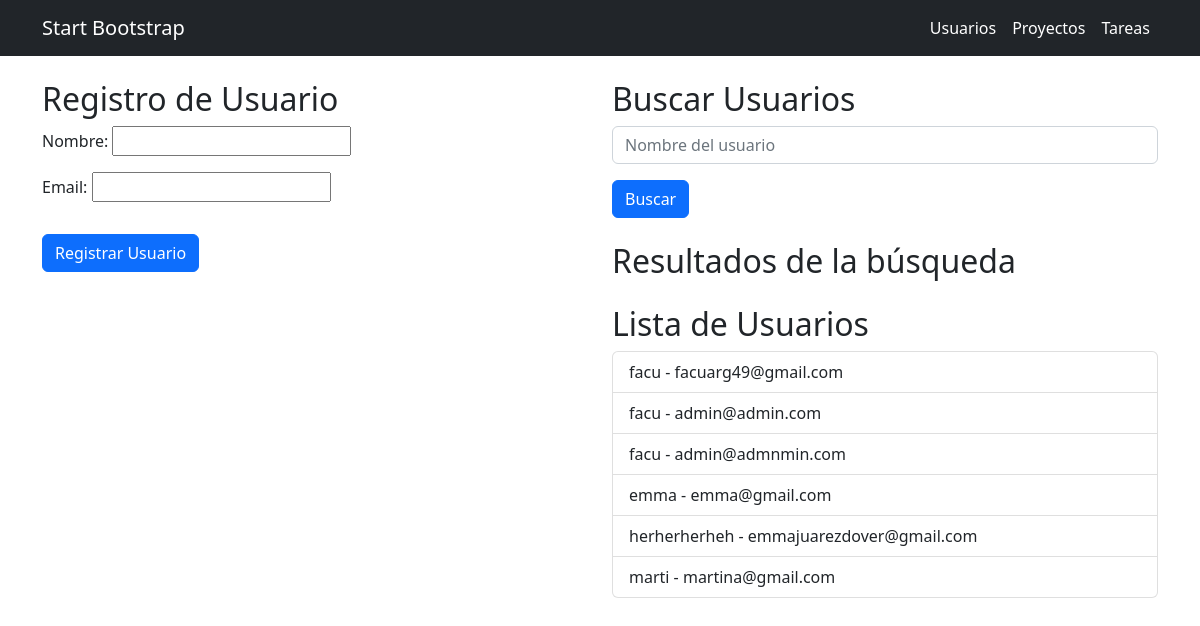
The page / on the database its author committed.
### aplicacion/models.py (models this page shows)
class Usuario(models.Model):
    nombre = models.CharField(max_length=100)
    email = models.EmailField(unique=True)

### aplicacion/views.py (the view)
# urls.py: path('', usuarios, name='usuarios'),
def usuarios(request):
    resultado_usuarios = []
    if request.method == 'POST':
        usuarios_form = UsuariosForm(request.POST)
        if usuarios_form.is_valid():
            usuarios_form.save()
    else:
        usuarios_form = UsuariosForm()
        buscar = request.GET.get('buscar')
        print(buscar)
        if buscar:
            resultado_usuarios = Usuario.objects.filter(nombre__icontains=buscar)
    usuarios_print = Usuario.objects.all()
    return render(request, 'usuarios.html', {'usuarios_form': usuarios_form, 'usuarios_print': usuarios_print, 'resultado_usuarios': resultado_usuarios})

### aplicacion/forms.py
class UsuariosForm(forms.ModelForm):
    class Meta:
        model = Usuario
        fields = ['nombre', 'email']

### aplicacion/templates/usuarios.html (shortened to what this page needs)
{% extends 'base.html' %}
{% load static %}
{% block content %}
<div class="container mt-4">
    <div class="row">
        <div class="col-md-6">
            <h2>Registro de Usuario</h2>
            <form action="" method="post">
                {{ usuarios_form.as_p }}
                <button type="submit" class="btn btn-primary mt-3">Registrar Usuario</button>
            </form>
        </div>
        <div class="col-md-6">
            <h2>Buscar Usuarios</h2>
            <form action="{% url 'buscar_usuarios' %}" method="get">
                <input type="text" name="buscar" id="buscar" class="form-control" placeholder="Nombre del usuario">
                <button type="submit" class="btn btn-primary mt-3">Buscar</button>
            </form>
            <div class="mt-4">
                <h2>Resultados de la búsqueda</h2>
            </div>
            <div class="mt-4">
                <h2>Lista de Usuarios</h2>
                <ul class="list-group">
                    {% for usuario in usuarios_print %}
                        <li class="list-group-item">{{ usuario.nombre }} - {{ usuario.email }}</li>
                    {% endfor %}
                </ul>
            </div>
        </div>
    </div>
</div>
{% endblock content %}

### rows shown on the page
Usuario: nombre "facu", email "facuarg49@gmail.com"
Usuario: nombre "facu", email "admin@admin.com"
Usuario: nombre "facu", email "admin@admnmin.com"
Usuario: nombre "emma", email "emma@gmail.com"
Usuario: nombre "herherherheh", email "emmajuarezdover@gmail.com"
Usuario: nombre "marti", email "martina@gmail.com"
